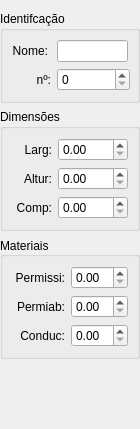
            <widget class="QWidget" name="scrollAreaWidgetContents_4">
             <property name="geometry">
              <rect>
               <x>0</x>
               <y>0</y>
               <width>140</width>
               <height>429</height>
              </rect>
             </property>
             <layout class="QVBoxLayout" name="verticalLayout_8">
              <property name="leftMargin">
               <number>0</number>
              </property>
              <property name="rightMargin">
               <number>0</number>
              </property>
              <item>
               <widget class="QGroupBox" name="groupBox_14">
                <property name="sizePolicy">
                 <sizepolicy hsizetype="Fixed" vsizetype="Fixed">
                  <horstretch>0</horstretch>
                  <verstretch>0</verstretch>
                 </sizepolicy>
                </property>
                <property name="minimumSize">
                 <size>
                  <width>140</width>
                  <height>0</height>
                 </size>
                </property>
                <property name="maximumSize">
                 <size>
                  <width>140</width>
                  <height>16777215</height>
                 </size>
                </property>
                <property name="title">
                 <string>Identifcação</string>
                </property>
                <layout class="QFormLayout" name="formLayout_10">
                 <item row="0" column="0">
                  <widget class="QLabel" name="label_40">
                   <property name="text">
                    <string>Nome:</string>
                   </property>
                   <property name="alignment">
                    <set>Qt::AlignRight|Qt::AlignTrailing|Qt::AlignVCenter</set>
                   </property>
                  </widget>
                 </item>
                 <item row="0" column="1">
                  <widget class="QLineEdit" name="lineEdit_4">
                   <property name="sizePolicy">
                    <sizepolicy hsizetype="Fixed" vsizetype="Fixed">
                     <horstretch>0</horstretch>
                     <verstretch>0</verstretch>
                    </sizepolicy>
                   </property>
                   <property name="minimumSize">
                    <size>
                     <width>60</width>
                     <height>0</height>
                    </size>
                   </property>
                  </widget>
                 </item>
                 <item row="1" column="0">
                  <widget class="QLabel" name="label_41">
                   <property name="minimumSize">
                    <size>
                     <width>39</width>
                     <height>0</height>
                    </size>
                   </property>
                   <property name="text">
                    <string>nº:</string>
                   </property>
                   <property name="alignment">
                    <set>Qt::AlignRight|Qt::AlignTrailing|Qt::AlignVCenter</set>
                   </property>
                  </widget>
                 </item>
                 <item row="1" column="1">
                  <widget class="QSpinBox" name="spinBox_4">
                   <property name="sizePolicy">
                    <sizepolicy hsizetype="Fixed" vsizetype="Fixed">
                     <horstretch>0</horstretch>
                     <verstretch>0</verstretch>
                    </sizepolicy>
                   </property>
                   <property name="minimumSize">
                    <size>
                     <width>73</width>
                     <height>0</height>
                    </size>
                   </property>
                  </widget>
                 </item>
                </layout>
               </widget>
              </item>
              <item>
               <widget class="QGroupBox" name="groupBox_12">
                <property name="sizePolicy">
                 <sizepolicy hsizetype="Fixed" vsizetype="Fixed">
                  <horstretch>0</horstretch>
                  <verstretch>0</verstretch>
                 </sizepolicy>
                </property>
                <property name="minimumSize">
                 <size>
                  <width>140</width>
                  <height>0</height>
                 </size>
                </property>
                <property name="maximumSize">
                 <size>
                  <width>140</width>
                  <height>16777215</height>
                 </size>
                </property>
                <property name="title">
                 <string>Dimensões</string>
                </property>
                <layout class="QFormLayout" name="formLayout_9">
                 <item row="0" column="0">
                  <widget class="QLabel" name="label_33">
                   <property name="minimumSize">
                    <size>
                     <width>40</width>
                     <height>0</height>
                    </size>
                   </property>
                   <property name="text">
                    <string>Larg:</string>
                   </property>
                   <property name="textFormat">
                    <enum>Qt::AutoText</enum>
                   </property>
                   <property name="alignment">
                    <set>Qt::AlignRight|Qt::AlignTrailing|Qt::AlignVCenter</set>
                   </property>
                   <property name="indent">
                    <number>-1</number>
                   </property>
                  </widget>
                 </item>
                 <item row="0" column="1">
                  <widget class="QDoubleSpinBox" name="doubleSpinBox_28">
                   <property name="minimumSize">
                    <size>
                     <width>60</width>
                     <height>0</height>
                    </size>
                   </property>
                  </widget>
                 </item>
                 <item row="1" column="0">
                  <widget class="QLabel" name="label_34">
                   <property name="minimumSize">
                    <size>
                     <width>40</width>
                     <height>0</height>
                    </size>
                   </property>
                   <property name="text">
                    <string>Altur:</string>
                   </property>
                   <property name="textFormat">
                    <enum>Qt::AutoText</enum>
                   </property>
                   <property name="alignment">
                    <set>Qt::AlignRight|Qt::AlignTrailing|Qt::AlignVCenter</set>
                   </property>
                   <property name="indent">
                    <number>-1</number>
                   </property>
                  </widget>
                 </item>
                 <item row="1" column="1">
                  <widget class="QDoubleSpinBox" name="doubleSpinBox_29"/>
                 </item>
                 <item row="2" column="0">
                  <widget class="QLabel" name="label_35">
                   <property name="minimumSize">
                    <size>
                     <width>40</width>
                     <height>0</height>
                    </size>
                   </property>
                   <property name="text">
                    <string>Comp:</string>
                   </property>
                   <property name="textFormat">
                    <enum>Qt::AutoText</enum>
                   </property>
                   <property name="alignment">
                    <set>Qt::AlignRight|Qt::AlignTrailing|Qt::AlignVCenter</set>
                   </property>
                   <property name="indent">
                    <number>-1</number>
                   </property>
                  </widget>
                 </item>
                 <item row="2" column="1">
                  <widget class="QDoubleSpinBox" name="doubleSpinBox_30"/>
                 </item>
                </layout>
               </widget>
              </item>
              <item>
               <widget class="QGroupBox" name="groupBox_17">
                <property name="sizePolicy">
                 <sizepolicy hsizetype="Preferred" vsizetype="Fixed">
                  <horstretch>0</horstretch>
                  <verstretch>0</verstretch>
                 </sizepolicy>
                </property>
                <property name="maximumSize">
                 <size>
                  <width>140</width>
                  <height>16777215</height>
                 </size>
                </property>
                <property name="layoutDirection">
                 <enum>Qt::LeftToRight</enum>
                </property>
                <property name="title">
                 <string>Materiais</string>
                </property>
                <property name="alignment">
                 <set>Qt::AlignLeading|Qt::AlignLeft|Qt::AlignVCenter</set>
                </property>
                <layout class="QGridLayout" name="gridLayout_6">
                 <item row="0" column="0">
                  <widget class="QLabel" name="label_48">
                   <property name="text">
                    <string>Permissi:</string>
                   </property>
                   <property name="alignment">
                    <set>Qt::AlignRight|Qt::AlignTrailing|Qt::AlignVCenter</set>
                   </property>
                  </widget>
                 </item>
                 <item row="0" column="1">
                  <widget class="QDoubleSpinBox" name="doubleSpinBox_40"/>
                 </item>
                 <item row="1" column="0">
                  <widget class="QLabel" name="label_49">
                   <property name="text">
                    <string>Permiab:</string>
                   </property>
                   <property name="alignment">
                    <set>Qt::AlignRight|Qt::AlignTrailing|Qt::AlignVCenter</set>
                   </property>
                  </widget>
                 </item>
                 <item row="1" column="1">
                  <widget class="QDoubleSpinBox" name="doubleSpinBox_41"/>
                 </item>
                 <item row="2" column="0">
                  <widget class="QLabel" name="label_50">
                   <property name="text">
                    <string>Conduc:</string>
                   </property>
                   <property name="alignment">
                    <set>Qt::AlignRight|Qt::AlignTrailing|Qt::AlignVCenter</set>
                   </property>
                  </widget>
                 </item>
                 <item row="2" column="1">
                  <widget class="QDoubleSpinBox" name="doubleSpinBox_42"/>
                 </item>
                </layout>
               </widget>
              </item>
              <item>
               <spacer name="verticalSpacer_2">
                <property name="orientation">
                 <enum>Qt::Vertical</enum>
                </property>
                <property name="sizeHint" stdset="0">
                 <size>
                  <width>20</width>
                  <height>40</height>
                 </size>
                </property>
               </spacer>
              </item>
             </layout>
            </widget>
